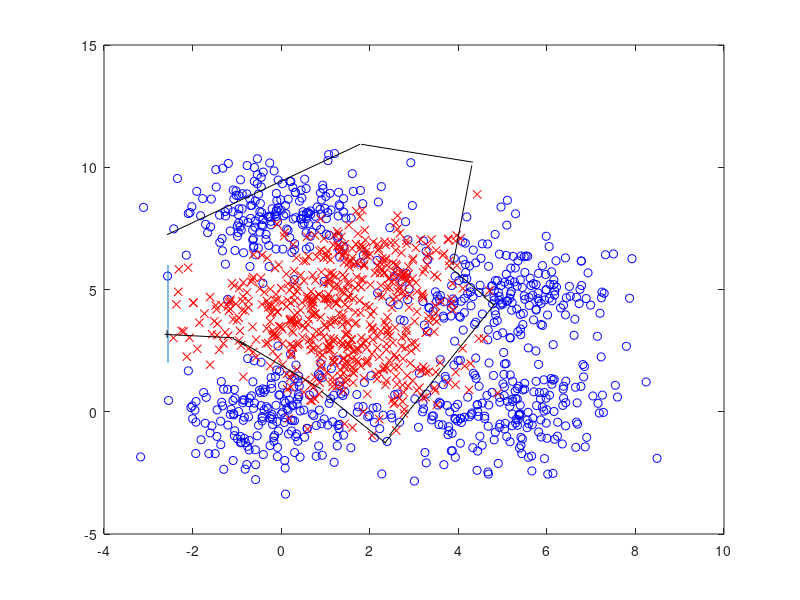

Recreate this plot in MATLAB. (Note: this script raises an error after producing the figure.)
clear; clc; close all
data = csvread('Input.txt');
X = data(:, 1:2);
y = data(:, 3);

%% Q1 - Plot the data
figure1 = figure;
idx1 = y == 1;
idx0 = y == 0;

plot(X(idx1, 1), X(idx1, 2), 'bo');
hold on;
plot(X(idx0, 1), X(idx0, 2), 'rx');


%% Q2 - Draw lines


hold on;
num_p = 25;
yy = linspace(2,6,num_p);
x = ones(num_p, 1) .* -2.555;
plot(x, yy, '-');

hold on;
yy = linspace(6, 8, num_p);
% Create line
annotation(figure1,'line',[0.208823529411765 0.45],...
    [0.60890990990991 0.759549549549549]);

% Create line
annotation(figure1,'line',[0.451470588235294 0.591176470588235],...
    [0.759549549549549 0.72972972972973]);

% Create line
annotation(figure1,'line',[0.589705882352941 0.566176470588235],...
    [0.724225225225225 0.558558558558559]);

% Create line
annotation(figure1,'line',[0.561764705882353 0.607352941176471],...
    [0.555306306306306 0.504504504504504]);

% Create line
annotation(figure1,'line',[0.619117647058824 0.486764705882353],...
    [0.494495495495495 0.274774774774775]);

% Create line
annotation(figure1,'line',[0.205882352941176 0.292647058823529],...
    [0.442693693693694 0.436936936936937]);

% Create line
annotation(figure1,'line',[0.3 0.401470588235294],...
    [0.431432432432432 0.351351351351351]);

% Create line
annotation(figure1,'line',[0.401470588235294 0.482352941176471],...
    [0.348099099099099 0.261261261261261]);

% Create line
annotation(figure1,'line',[0.208823529411765 0.208823529411765],...
    [0.44945045045045 0.436936936936937]);

% Create line
annotation(figure1,'line',[0.489705882352941 0.480882352941176],...
    [0.276027027027027 0.261261261261261]);

% Create line
annotation(figure1,'line',[0.604411764705882 0.617647058823529],...
    [0.505756756756757 0.490990990990991]);

% Create line
annotation(figure1,'line',[0.291176470588235 0.307352941176471],...
    [0.435936936936937 0.423423423423423]);



%% Q3 - If-Else

mx = 1.8;
my = 4;

best_r = 0;
best_accuracy = -1;
% Optimization for r (radius)
for r=1.5:0.02:4
    predictions = predict(X, mx, my, r);
    total = length(y);
    n_true = sum(~xor(predictions, y));
    accuracy = n_true / total;
    fprintf('Accuracy %.3f\t%.1f, %.1f, %.1f\n', accuracy, mx, my, r);
    if best_accuracy < accuracy
        best_accuracy = accuracy;
        best_r = r;
    end
end

% Reporting the best accuracy:
fprintf('\nBest Accuracy %.3f\t%.1f, %.1f, %.1f\n\n', ...
    best_accuracy, mx, my, best_r);

% Confusion Matrix 
predictions = predict(X, mx, my, r);
total = length(y);
true_pos = sum(~xor(predictions(idx1), y(idx1)));
num_pos = sum(y(idx1));
num_neg = sum(~y(idx0));
true_neg = sum(~xor(predictions(idx0), y(idx0)));
false_neg = num_pos - true_pos;
false_pos = num_neg - true_neg;

fprintf('True Positive: %d\t True Negative: %d\nFalse Positive: %d\t False Negative: %d\n', ...
        true_pos, true_neg, false_pos, false_neg);

